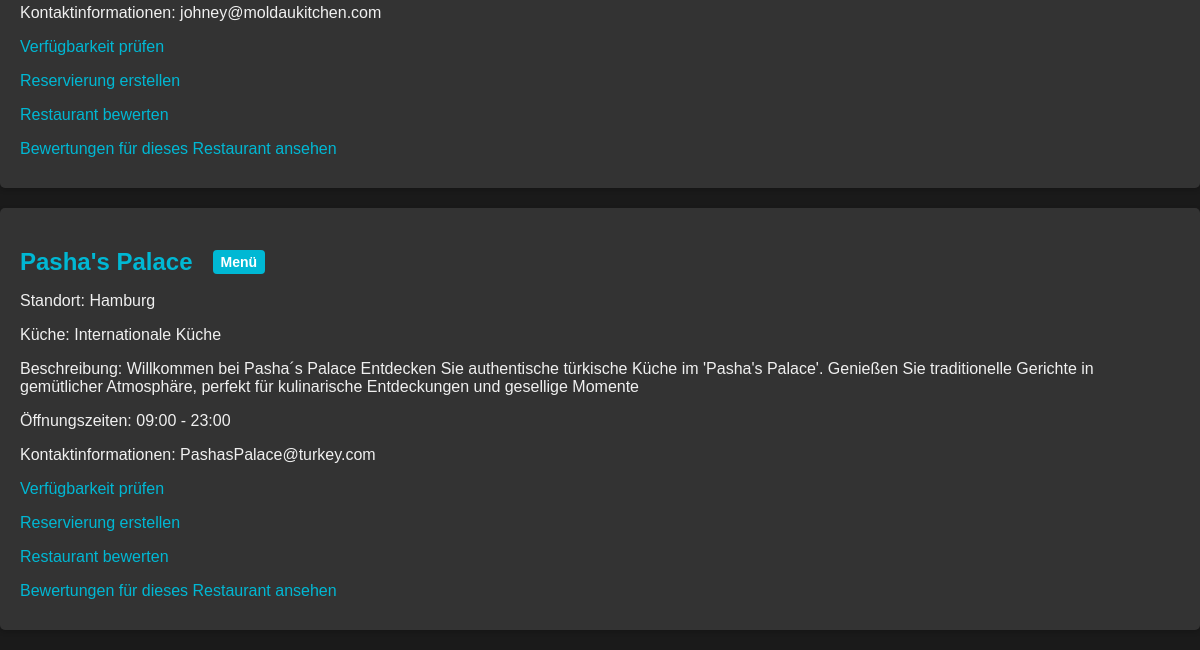
Before: /restaurant/restaurants (lower part) with the older database file.
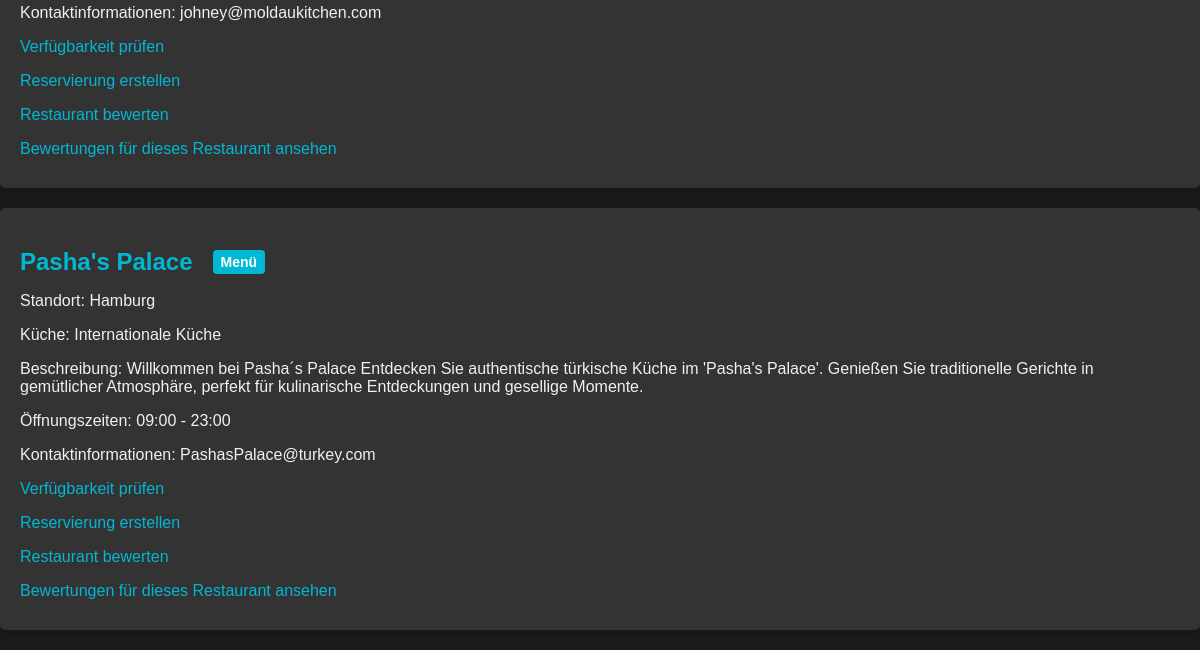
After: the same page with the newer database file.
### restaurant/models.py (models this page shows, shortened)
class Restaurant(models.Model):
    owner = models.ForeignKey(UserProfile, on_delete=models.CASCADE, related_name='owned_restaurants')
    name = models.CharField(max_length=100)
    location = models.CharField(max_length=100)
    cuisine = models.CharField(max_length=50, choices=Choices.PREFERENCE_CHOICES)
    description = models.TextField(blank=True)
    opening_hours = models.CharField(max_length=100)
    contact_info = models.CharField(max_length=100)
    capacity = models.IntegerField(default=0)

### restaurant/views.py (the view)
# urls.py: path("restaurants",views.restaurant_list,name="restaurant_list"),
def restaurant_list(request):
    restaurants = Restaurant.objects.all()
    return render(request, 'restaurant/restaurant_list.html', {'restaurants': restaurants})

### restaurant/templates/restaurant/restaurant_list.html (shortened to what this page needs)
{%extends 'restaurant/base.html'%}
{%load static%}
{%block extra_css%}
    <link rel="stylesheet" href="{% static 'restaurant/list_style.css' %}" type="text/css">
{%endblock%}
{%block content%}
    <div class="restaurant-list">
        <ul>
            {% for restaurant in restaurants %}
            <li>
                <h2>
                    <a href="{% url 'restaurant_menu' restaurant.id %}">{{ restaurant.name }}</a>
                    <span class="menu-label">Menü</span>
                </h2>
                <p>Standort: {{ restaurant.location }}</p>
                <p>Küche: {{ restaurant.get_cuisine_display }}</p>
                <p>Beschreibung: {{ restaurant.description }}</p>
                <p>Öffnungszeiten: {{ restaurant.opening_hours }}</p>
                <p>Kontaktinformationen: {{ restaurant.contact_info }}</p>
                <p><a href="{% url 'view_tables' restaurant.id %}">Verfügbarkeit prüfen</a></p>
                <p><a href="{% url 'create_reservation' restaurant.id %}">Reservierung erstellen</a></p>
                <p><a href="{% url 'create_feedback' restaurant.id %}">Restaurant bewerten</a></p>
                <p><a href="{% url 'view_feedback' restaurant.id %}">Bewertungen für dieses Restaurant ansehen</a></p>
            </li>
            {% endfor %}
        </ul>
    </div>
{%endblock%}

Changed rows visible on the page:
changed Restaurant "Pasha's Palace": description "…kulinarische Entdeckungen und gesellige Momente" → "…kulinarische Entdeckungen und gesellige Momente."
